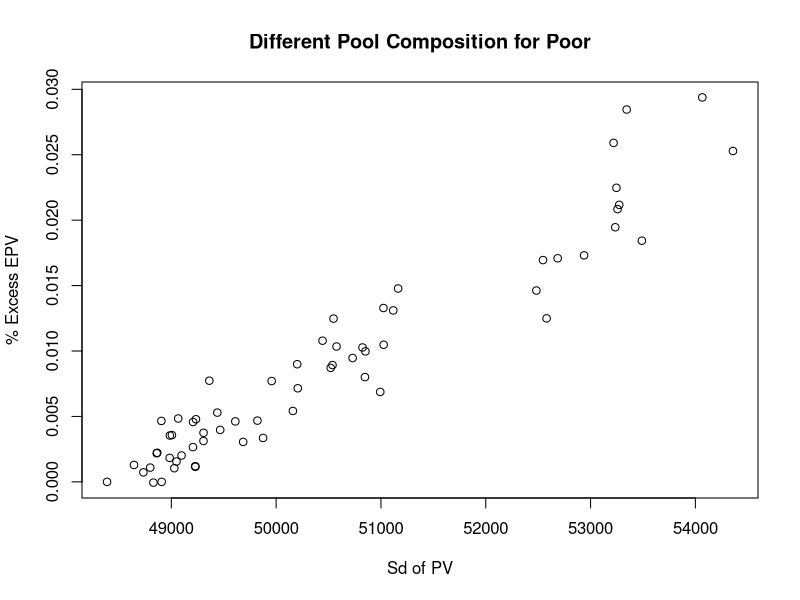
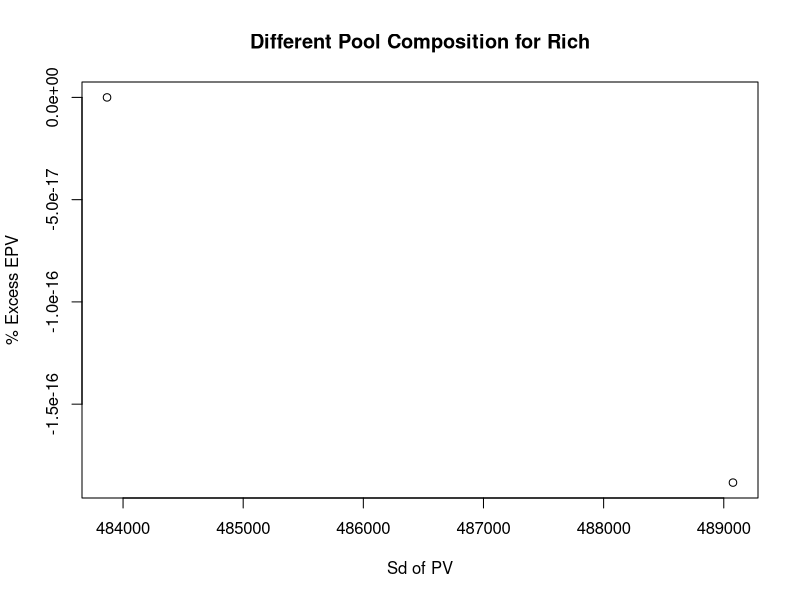

Source code (R) for these figures, in order:
tpx <- function(t,x,A = .0001, B = .0001, c =1.089){
  exp(-A*t-(B/log(c))*c^x*(c^t-1))
}
annuity <- function(age, rate){
  years <- 0:(150-age) #probability after age 150 usually negligible
  exp(-years*rate)%*%tpx(years, age)
}
asymptoVariance <- function(currentAge=65, rate = .02, innitialAsset = 100000,
                            maxAge=120){
  survProb <- c(tpx(0:(maxAge-currentAge),currentAge),0)
  B0 <- innitialAsset/annuity(currentAge,rate)
  deathProb <- 1-survProb
  discount <- exp(-rate*((currentAge:(maxAge+1))-currentAge))
  
  #Compute sum matrix where we are only interested in lower triangle which 
  #represent the min in the variance eq.
  #and the diag which is variance
  sumMatrix <- (discount*survProb)%*%t(discount*deathProb)
  B0^2*sum(diag(sumMatrix),2*sumMatrix[lower.tri(sumMatrix)])
}
GainSimulation2Groups <- function(nbPoor, agePoor=65, assetPoor=100000,
                                  nbRich=0, ageRich=65, assetRich=1000000,rate = .02){
  #simul death
  survProbPoor <- c(tpx(1,agePoor:120),0) #no one survive to age 121
  NtPoor <- c(nbPoor,numeric(length(survProbPoor)))
  for (t in 1:length(survProbPoor)) {
    NtPoor[t+1] <- rbinom(1,NtPoor[t],survProbPoor[t])
  }
  
  survProbRich <- c(tpx(1,ageRich:120),0)
  NtRich <- c(nbRich,numeric(length(survProbRich)))
  for (t in 1:length(survProbRich)) {
    NtRich[t+1] <- rbinom(1,NtRich[t],survProbRich[t])
  }
  
  #preCompute the annuities
  annuitiesPoor <- sapply(agePoor:120,function(a) annuity(a,rate))
  annuitiesRich <- sapply(ageRich:120,function(a) annuity(a,rate))
  
  #compute first benefit
  B0Poor <- assetPoor/annuitiesPoor[1]
  BPoor <- B0Poor
  
  B0Rich <- assetRich/annuitiesRich[1]
  BRich <- B0Rich
  
  #create adjustment vector for those alive
  alpha <- rep(0,max(length(survProbPoor),length(survProbRich)))
  
  for (t in 1:length(survProbPoor)) {
    if((NtRich[t+1]+NtPoor[t+1])==0){#leave alpha at 0 if no survivor
      break
    }
    
    #compute adjustment
    alpha[t] <- ((NtPoor[t]*BPoor*survProbPoor[t]*annuitiesPoor[t+1]
                  +NtRich[t]*BRich*survProbRich[t]*annuitiesRich[t+1])
                 /(NtPoor[t+1]*BPoor*annuitiesPoor[t+1]
                   +NtRich[t+1]*BRich*annuitiesRich[t+1]))
    
    BPoor <- alpha[t]*BPoor
    BRich <- alpha[t]*BRich
  }
  
  alpha <- c(1,alpha)
  assetLeftPoor <- BPoor*annuitiesPoor[t]-BPoor
  assetLeftRich <- BRich*annuitiesRich[t]-BRich
  
  #nb of death per year
  DtPoor <- -diff(NtPoor)
  DtRich <- -diff(NtRich)
  
  GiPoor <- cumsum(exp(-rate*(0:(length(alpha)-1)))*cumprod(alpha))*B0Poor
  GiPoor[t] <- GiPoor[t] + assetLeftPoor*exp(-rate*(t-1)) #paid end of year of death (i.e., time t) but invested at risk free rate, so last year of discount cancel with investment rate so we only discount t-1 year
  GiPoor <- GiPoor[seq_along(DtPoor)]
  
  GiRich <- cumsum(exp(-rate*(0:(length(alpha)-1)))*cumprod(alpha))*B0Rich
  GiRich[t] <- GiRich[t] + assetLeftRich*exp(-rate*(t-1))#paid end of year of death (i.e., time t) but invested at risk free rate, so last year of discount cancel with investment rate so we only discount t-1 year
  GiRich <- GiRich[seq_along(DtRich)]
  
  
  GiAll <- c(rep(GiPoor,DtPoor) - assetPoor,
             rep(GiRich,DtRich)- assetRich)
  deathTime <- c(rep(1:length(DtPoor),DtPoor),rep(1:length(DtRich),DtRich))
  groupPoor <- c(rep(1,nbPoor), rep(0,nbRich))
  cbind(GiAll,deathTime,groupPoor)
}



##construct scenario to be shown for Poor
scenarioMat <- matrix(c(0,65,1000000),
                      dimnames=list(NULL, c("nb","age","asset")),ncol = 3, byrow = T)
ageRich <- c(60,62,65,68,70)
assetRich <- c( 200000, 500000,1000000)
nbRich <- c(10,50,100,200)
for(i in ageRich){
  for (j in assetRich) {
    for (k in nbRich) {
      scenarioMat <- rbind(scenarioMat, c(k,i,j))
    }
  }
}



nbSimul <- 1000
set.seed(1)
sdDist <- as.vector(sqrt(asymptoVariance(65, innitialAsset = 100000)))
meanDist <- 0
for (i in 1:length(scenarioMat[,1])) {
  Gains2Groups<- replicate(nbSimul,
                           GainSimulation2Groups(nbPoor = 100,
                                                 nbRich = scenarioMat[i,1],
                                                 ageRich = scenarioMat[i,2],
                                                 assetRich = scenarioMat[i,3])) #Heterogeneity
  if(scenarioMat[i,3]==100000){
    poorGains2 <- Gains2Groups[,-3,]
  }else{
    poorGains2 <- Gains2Groups[Gains2Groups[,3,1]==1,-3,]
  }
  
  sdDist <- c(sdDist,sd(poorGains2[,1,]))
  meanDist <- c(meanDist,mean(poorGains2[,1,]))
}
plot(sdDist, meanDist/100000, ylab = "% Excess EPV", xlab = "Sd of PV",
     main = "Different Pool Composition for Poor")
idOrder <- order(sdDist[-1])
scenarioMat[idOrder,]








## construct scenario to be shown for Rich ###############################################
scenarioMatRich <- matrix(c(0,65,100000),
                      dimnames=list(NULL, c("nb","age","asset")),ncol = 3, byrow = T)
agePoor <- c(60,62,65,68,70)
assetPoor <- c(100000, 200000, 500000)
nbPoor <- c(10,50,100,200)
for(i in agePoor){
  for (j in assetPoor) {
    for (k in nbPoor) {
      scenarioMat <- rbind(scenarioMat, c(k,i,j))
    }
  }
}



nbSimul <- 1000
set.seed(1)
sdDistRich <- as.vector(sqrt(asymptoVariance(65, innitialAsset = 1000000)))
meanDistRich <- 0
for (i in 1:length(scenarioMatRich[,1])) {
  Gains2Groups<- replicate(nbSimul,
                           GainSimulation2Groups(nbRich = 100,
                                                 nbPoor = scenarioMatRich[i,1],
                                                 agePoor = scenarioMatRich[i,2],
                                                 assetPoor = scenarioMatRich[i,3])) #Heterogeneity

  poorGains2 <- Gains2Groups[Gains2Groups[,3,1]==0,-3,]
  
  
  sdDistRich <- c(sdDistRich,sd(poorGains2[,1,]))
  meanDistRich <- c(meanDistRich,mean(poorGains2[,1,]))
}
plot(sdDistRich, meanDistRich/1000000, ylab = "% Excess EPV", xlab = "Sd of PV",
     main = "Different Pool Composition for Rich")

idOrder <- order(sdDistRich[-1])
scenarioMatRich[idOrder,]
